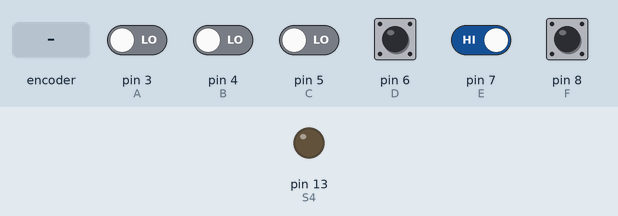
Bench run of a sketch on a simulated Arduino Uno, built with avr-gcc and run on an emulated ATmega328P. On the bench: output pins drawn as LEDs (lit = HIGH). The inputs (shaded band) are chosen by the test bench; at power-on: pin 6 (D), pin 7 (E), pin 8 (F) HIGH, pin 3 (A), pin 4 (B), pin 5 (C) LOW. Pins used as bus, display or sensor lines are not drawn.

Above: at 1.2 s.
1.3 s: rotary encoder on pin 3 (A) / pin 4 (B) turned 3 steps (first pin leading)
At 3.0 s:
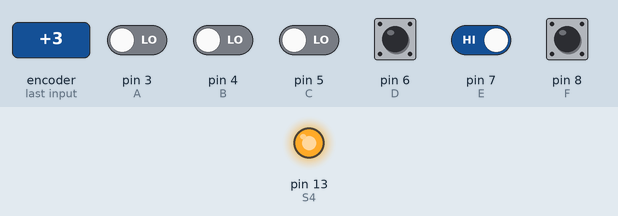
3.4 s: pin 7 (E) driven LOW
At 4.1 s:
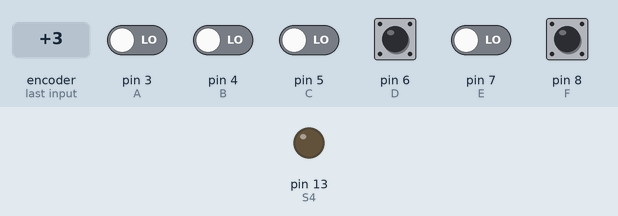
4.9 s: pin 7 (E) driven HIGH
At 5.3 s:
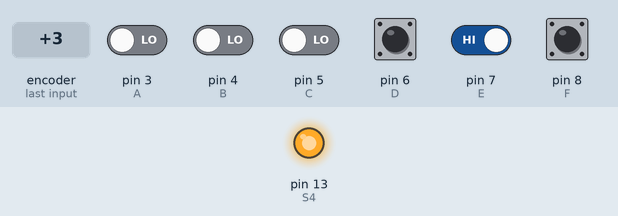
Timing chart, 0 to 7.9 s (numbered marks = the images above; inputs shaded):
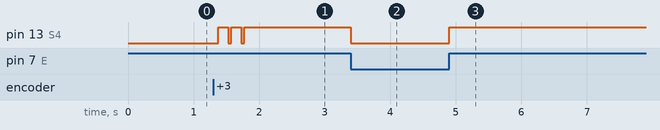

The sketch:

TecladoMatricial.ino
```cpp
int S1 = 10,S2 =11,S3 = 12,S4=13;
int A=3,B=4,C=5,D=6,E=7,F=8,G=9;

void setup() {
  pinMode(A,INPUT);
  pinMode(B,INPUT);
  pinMode(C,INPUT);
  pinMode(D,INPUT);
  pinMode(E,INPUT);
  pinMode(F,INPUT);
  pinMode(G,INPUT);
  pinMode(S1,OUTPUT);
  pinMode(S2,OUTPUT);
  pinMode(S3,OUTPUT);
  pinMode(S4,OUTPUT);
}

void loop() {

  bool s1,s2,s3,s4;
  if(!((!digitalRead(D)) && (!digitalRead(E))&&(!digitalRead(F))&&(!digitalRead(G)))){
    s1 = (!digitalRead(A))&&digitalRead(F);
    digitalWrite(S1,s1);

    s2 = (digitalRead(A)&&(!digitalRead(D))) || digitalRead(E);
    digitalWrite(S2,s2);

    s3 = (!digitalRead(A))&&digitalRead(D) || digitalRead(C)&&(!digitalRead(F)) || digitalRead(A)&&digitalRead(F);
    digitalWrite(S3,s3);

    s4 = (!digitalRead(B))&&(!digitalRead(E)) || (digitalRead(B)&&digitalRead(E));
    digitalWrite(S4,s4);

  }
  delay(1);
}
```

Measured:
- after the input at 1.3 s, pin 13 (S4): alternates HIGH for 0.15 s and LOW for 0.05 s, 5 changes in all, then stays HIGH, starting after 0.08 s
- after the input at 3.4 s, pin 13 (S4): HIGH → LOW at once
- after the input at 4.9 s, pin 13 (S4): LOW → HIGH at once
